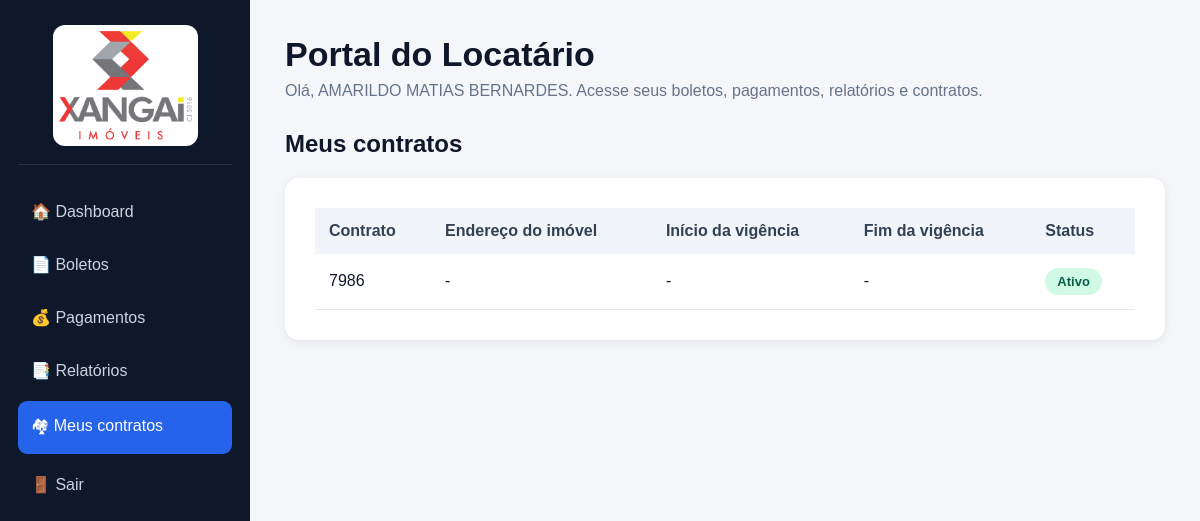
The page /locatario/contratos (signed in) on the database as committed earlier.
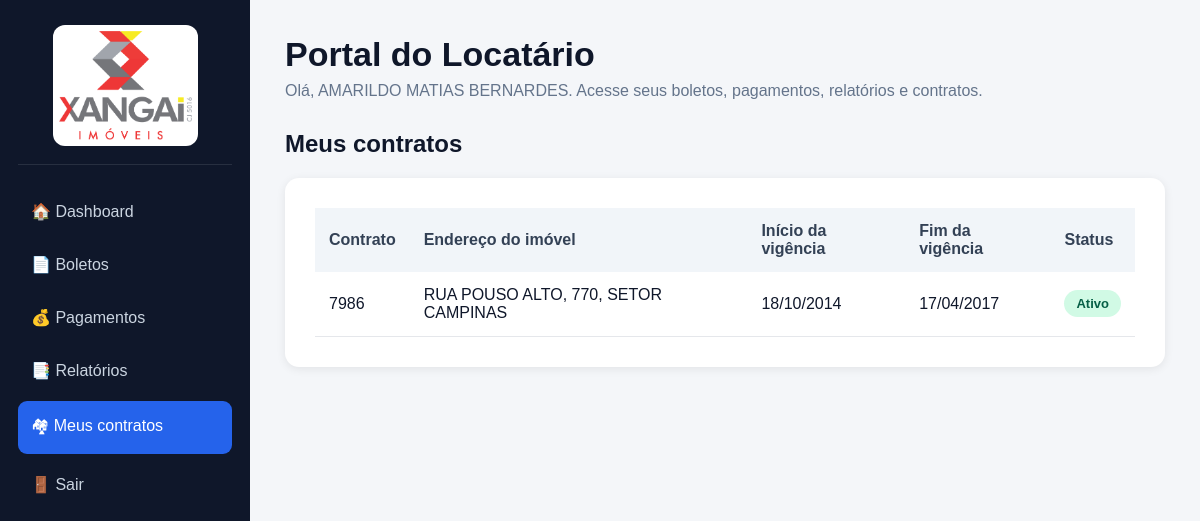
The same page on the database as committed later.
### tables this page shows
CREATE TABLE usuarios (
        id INTEGER PRIMARY KEY AUTOINCREMENT,
        nome TEXT NOT NULL,
        cpf TEXT,
        usuario TEXT,
        senha TEXT,
        contrato TEXT,
        tipo TEXT NOT NULL DEFAULT 'locatario',
        senha_definida INTEGER DEFAULT 0,
        ativo INTEGER DEFAULT 1,
        UNIQUE(cpf, tipo)
    );

CREATE TABLE contratos (
        id INTEGER PRIMARY KEY AUTOINCREMENT,
        cpf_locatario TEXT NOT NULL,
        nome_locatario TEXT,
        codigo_contrato TEXT NOT NULL,
        endereco_imovel TEXT,
        inicio_vigencia TEXT,
        fim_vigencia TEXT,
        status TEXT DEFAULT 'Ativo',
        data_importacao TEXT
    );

### main.py (the view)
@app.route("/locatario/contratos")
def locatario_contratos():
    return renderizar_area_locatario("contratos")

### main.py (called while the page is built)
def conectar():
    return sqlite3.connect(DB_PATH)

def formatar_data_br(valor):
    if not valor:
        return ""
    try:
        return datetime.strptime(str(valor), "%Y-%m-%d").strftime("%d/%m/%Y")
    except Exception:
        return str(valor)

def normalizar_numero_texto(valor):
    if valor is None:
        return ""
    texto = str(valor).strip()
    if not texto or texto.lower() in ("nan", "none"):
        return ""
    try:
        if re.fullmatch(r"\d+\.0+", texto):
            texto = texto.split(".")[0]
    except Exception:
        pass
    texto = re.sub(r"\D", "", texto)
    if not texto:
        return ""
    return str(int(texto))

def renderizar_area_locatario(pagina):
    cpf = session.get("cpf")
    if not cpf:
        return redirect("/")
    boletos, informes, contratos = carregar_dados_locatario(cpf)
    return render_template(
        "locatario.html",
        boletos=boletos,
        informes=informes,
        contratos=contratos,
        nome=session.get("nome"),
        pagina=pagina,
        formatar_data_br=formatar_data_br
    )

### templates/locatario.html (shortened to what this page needs)
<!DOCTYPE html>
<html lang="pt-br">
<head><meta charset="UTF-8"><link rel="icon" href="{{ url_for('static', filename='img/favicon.png') }}"><title>Portal do Locatário</title>
</head>
<body>
<div class="layout">
<aside class="menu">
    <div class="logo-area">
    <img src="{{ url_for('static', filename='img/logo_xangai.png') }}" alt="Xangai Imóveis" class="logo-menu">
</div>
    <a class="{% if pagina == 'dashboard' %}ativo{% endif %}" href="/locatario">🏠 Dashboard</a>
    <a class="{% if pagina == 'boletos' %}ativo{% endif %}" href="/locatario/boletos">📄 Boletos</a>
    <a class="{% if pagina == 'pagamentos' %}ativo{% endif %}" href="/locatario/pagamentos">💰 Pagamentos</a>
    <a class="{% if pagina == 'relatorios' %}ativo{% endif %}" href="/locatario/relatorios">📑 Relatórios</a>
    <a class="{% if pagina == 'contratos' %}ativo{% endif %}" href="/locatario/contratos">🏘 Meus contratos</a>
    <a href="/logout">🚪 Sair</a>
</aside>
<main class="conteudo">
    <div class="topo">
        <h1>Portal do Locatário</h1>
        <p>Olá, {{ nome }}. Acesse seus boletos, pagamentos, relatórios e contratos.</p>
    </div>
    {% if pagina == 'contratos' %}
        <h2>Meus contratos</h2>
        <div class="card">
            {% if contratos %}
            <table>
                <thead>
                    <tr>
                        <th>Contrato</th>
                        <th>Endereço do imóvel</th>
                        <th>Início da vigência</th>
                        <th>Fim da vigência</th>
                        <th>Status</th>
                    </tr>
                </thead>
                <tbody>
                {% for contrato in contratos %}
                    <tr>
                        <td>{{ contrato[0] or '-' }}</td>
                        <td>{{ contrato[1] or '-' }}</td>
                        <td>{{ formatar_data_br(contrato[2]) or '-' }}</td>
                        <td>{{ formatar_data_br(contrato[3]) or '-' }}</td>
                        <td><span class="status pago">{{ contrato[4] or 'Ativo' }}</span></td>
                    </tr>
                {% endfor %}
                </tbody>
            </table>
            {% else %}
                <div class="vazio">Nenhum contrato disponível no momento.</div>
            {% endif %}
        </div>
    {% endif %}
</main>
</div>
</body>
</html>

Rows that differ between the two databases and show on the page:
no longer on this page (row edited): usuarios: contrato "7986", contrato "-", formatar_data_br "-", contrato "Ativo"
added contratos: codigo_contrato "7986", endereco_imovel "RUA POUSO ALTO, 770, SETOR CAMPINAS", inicio_vigencia "18/10/2014", fim_vigencia "17/04/2017", status "Ativo"
